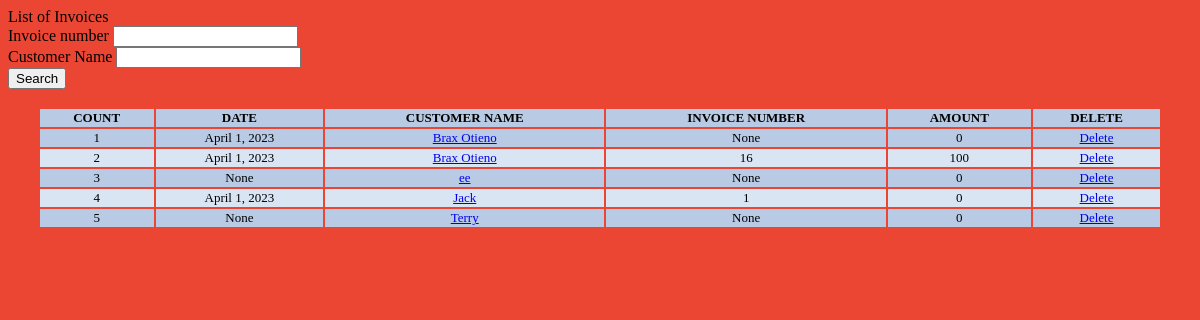
The page /list_invoice/ on the database as committed earlier.
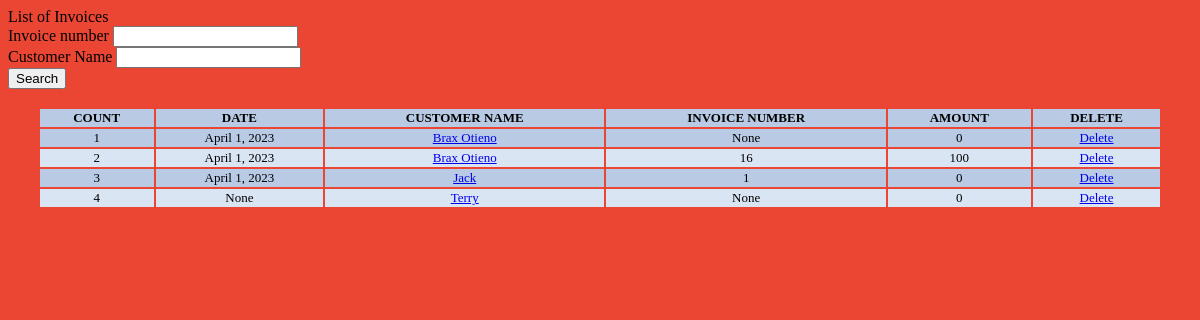
The same page on the database as committed later.
### invoicemgmt/models.py (models this page shows, shortened)
class Invoice(models.Model):
    comments = models.TextField(
        max_length=3000, default='', blank=True, null=True)
    invoice_number = models.IntegerField(blank=True, null=True)
    invoice_date = models.DateField(
        auto_now_add=False, auto_now=False, blank=True, null=True)
    name = models.CharField('Customer Name', max_length=120,
                            default='', blank=True, null=True)
    line_one = models.CharField(
        'Line 1', max_length=120, default='', blank=True, null=True)
    line_one_quantity = models.IntegerField(
        'Quantity', default=0, blank=True, null=True)
    line_one_unit_price = models.IntegerField(
        'Unit Price (D)', default=0, blank=True, null=True)
    line_one_total_price = models.IntegerField(
        'Line Total (D)', default=0, blank=True, null=True)
    line_two = models.CharField(
        'Line 2', max_length=120, default='', blank=True, null=True)
    line_two_quantity = models.IntegerField(
        'Quantity', default=0, blank=True, null=True)
    line_two_unit_price = models.IntegerField(
        'Unit Price (D)', default=0, blank=True, null=True)
    line_two_total_price = models.IntegerField(
        'Line Total (D)', default=0, blank=True, null=True)
    line_three = models.CharField(
        'Line 3', max_length=120, default='', blank=True, null=True)
    line_three_quantity = models.IntegerField(
        'Quantity', default=0, blank=True, null=True)
    line_three_unit_price = models.IntegerField(
        'Unit Price (D)', default=0, blank=True, null=True)
    line_three_total_price = models.IntegerField(
        'Line Total (D)', default=0, blank=True, null=True)
    line_four = models.CharField(
        'Line 4', max_length=120, default='', blank=True, null=True)
    line_four_quantity = models.IntegerField(
        'Quantity', default=0, blank=True, null=True)
    line_four_unit_price = models.IntegerField(
        'Unit Price (D)', default=0, blank=True, null=True)
    line_four_total_price = models.IntegerField(
        'Line Total (D)', default=0, blank=True, null=True)
    line_five = models.CharField(
        'Line 5', max_length=120, default='', blank=True, null=True)
    line_five_quantity = models.IntegerField(
        'Quantity', default=0, blank=True, null=True)
    line_five_unit_price = models.IntegerField(
        'Unit Price (D)', default=0, blank=True, null=True)
    line_five_total_price = models.IntegerField(
        'Line Total (D)', default=0, blank=True, null=True)
    phone_number = models.CharField(
        max_length=120, default='', blank=True, null=True)
    total = models.IntegerField(default='0', blank=True, null=True)
    balance = models.IntegerField(default='0', blank=True, null=True)
    timestamp = models.DateTimeField(auto_now_add=True, auto_now=False)
    last_updated = models.DateTimeField(
        auto_now_add=False, auto_now=True, blank=True)
    paid = models.BooleanField(default=False)
    invoice_type_choice = (
        ('Receipt', 'Receipt'),
        ('Proforma Invoice', 'Proforma Invoice'),
        ('Invoice', 'Invoice'),
    )
    invoice_type = models.CharField(
        max_length=50, default='', blank=True, null=True, choices=invoice_type_choice)

### invoicemgmt/views.py (the view, shortened to what this page needs)
# urls.py: path('list_invoice/', views.list_invoice, name='list_invoice'),
def list_invoice(request):
    title = 'List of Invoices'
    queryset = Invoice.objects.all()
    form = InvoiceSearchForm(request.POST or None)
    context = {
        "title": title,
        "queryset": queryset,
        "form": form,
    }
    return render(request, "list_item.html", context)

### invoicemgmt/forms.py
class InvoiceSearchForm(forms.ModelForm):
    class Meta:
        model = Invoice
        fields = ['invoice_number', 'name']

### templates/list_item.html (shortened to what this page needs)
{% load static %}{% load crispy_forms_tags %}
<!DOCTYPE html>
<html>
  <head>
    <link href="{% static 'css/stylesheet.css' %}" rel="stylesheet" />
  </head>
  <body>
    {{title}} <br />
    <form method="POST" action="">
      {% csrf_token %} {{form|crispy}}
      <input type="submit" value="Search" />
    </form>
    <br />
    <table class="table">
      <thead>
        <tr>
          <th>COUNT</th>
          <th>DATE</th>
          <th>CUSTOMER NAME</th>
          <th>INVOICE NUMBER</th>
          <th>AMOUNT</th>
          <th>DELETE</th>
        </tr>
      </thead>
      {% for instance in queryset %}
      <tr>
        <td>{{forloop.counter}}</td>
        <td>{{instance.invoice_date}}</td>
        <td>
          <a href="{% url 'update_invoice' instance.id %}">{{instance.name}}</a>
        </td>
        <td>{{instance.invoice_number}}</td>
        <td>{{instance.total}}</td>
        <td><a href="{% url 'delete_invoice' instance.id %}">Delete</a></td>
      </tr>
      {% endfor %}
    </table>
  </body>
</html>

Rows that differ between the two databases and show on the page:
removed Invoice: invoice_date "None", name "ee", invoice_number "None", total "0"
